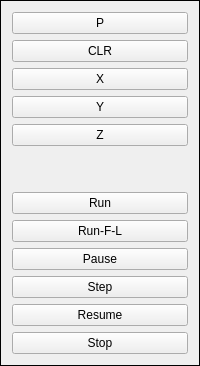
     <widget class="QFrame" name="frame_5">
      <property name="frameShape">
       <enum>QFrame::Box</enum>
      </property>
      <layout class="QVBoxLayout" name="verticalLayout_2" stretch="9,9,9,9,9,18,9,9,9,9,9,9">
       <property name="sizeConstraint">
        <enum>QLayout::SetMinimumSize</enum>
       </property>
       <item>
        <widget class="QPushButton" name="view_p_pb">
         <property name="text">
          <string>P</string>
         </property>
        </widget>
       </item>
       <item>
        <widget class="QPushButton" name="view_clear_pb">
         <property name="text">
          <string>CLR</string>
         </property>
        </widget>
       </item>
       <item>
        <widget class="QPushButton" name="view_x_pb">
         <property name="text">
          <string>X</string>
         </property>
        </widget>
       </item>
       <item>
        <widget class="QPushButton" name="view_y_pb">
         <property name="text">
          <string>Y</string>
         </property>
        </widget>
       </item>
       <item>
        <widget class="QPushButton" name="view_z_pb">
         <property name="text">
          <string>Z</string>
         </property>
        </widget>
       </item>
       <item>
        <spacer name="verticalSpacer">
         <property name="orientation">
          <enum>Qt::Vertical</enum>
         </property>
         <property name="sizeHint" stdset="0">
          <size>
           <width>20</width>
           <height>40</height>
          </size>
         </property>
        </spacer>
       </item>
       <item>
        <widget class="QPushButton" name="run_pb">
         <property name="text">
          <string>Run</string>
         </property>
        </widget>
       </item>
       <item>
        <widget class="QPushButton" name="run_from_line_pb">
         <property name="text">
          <string>Run-F-L</string>
         </property>
        </widget>
       </item>
       <item>
        <widget class="QPushButton" name="pause_pb">
         <property name="text">
          <string>Pause</string>
         </property>
        </widget>
       </item>
       <item>
        <widget class="QPushButton" name="step_pb">
         <property name="text">
          <string>Step</string>
         </property>
        </widget>
       </item>
       <item>
        <widget class="QPushButton" name="resume_pb">
         <property name="text">
          <string>Resume</string>
         </property>
        </widget>
       </item>
       <item>
        <widget class="QPushButton" name="stop_pb">
         <property name="text">
          <string>Stop</string>
         </property>
        </widget>
       </item>
      </layout>
     </widget>
